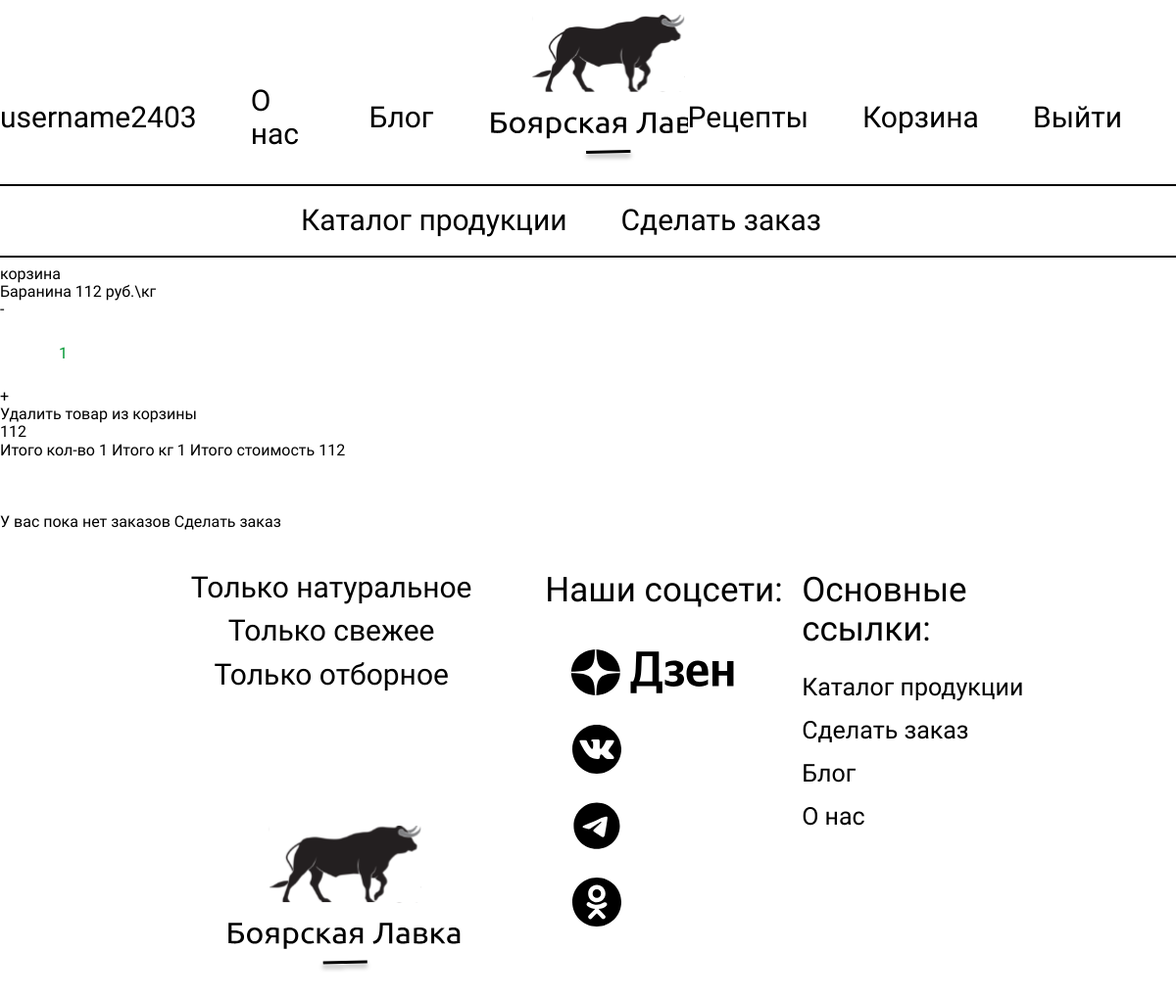
/lk (signed in), run on an earlier commit of the app's database.
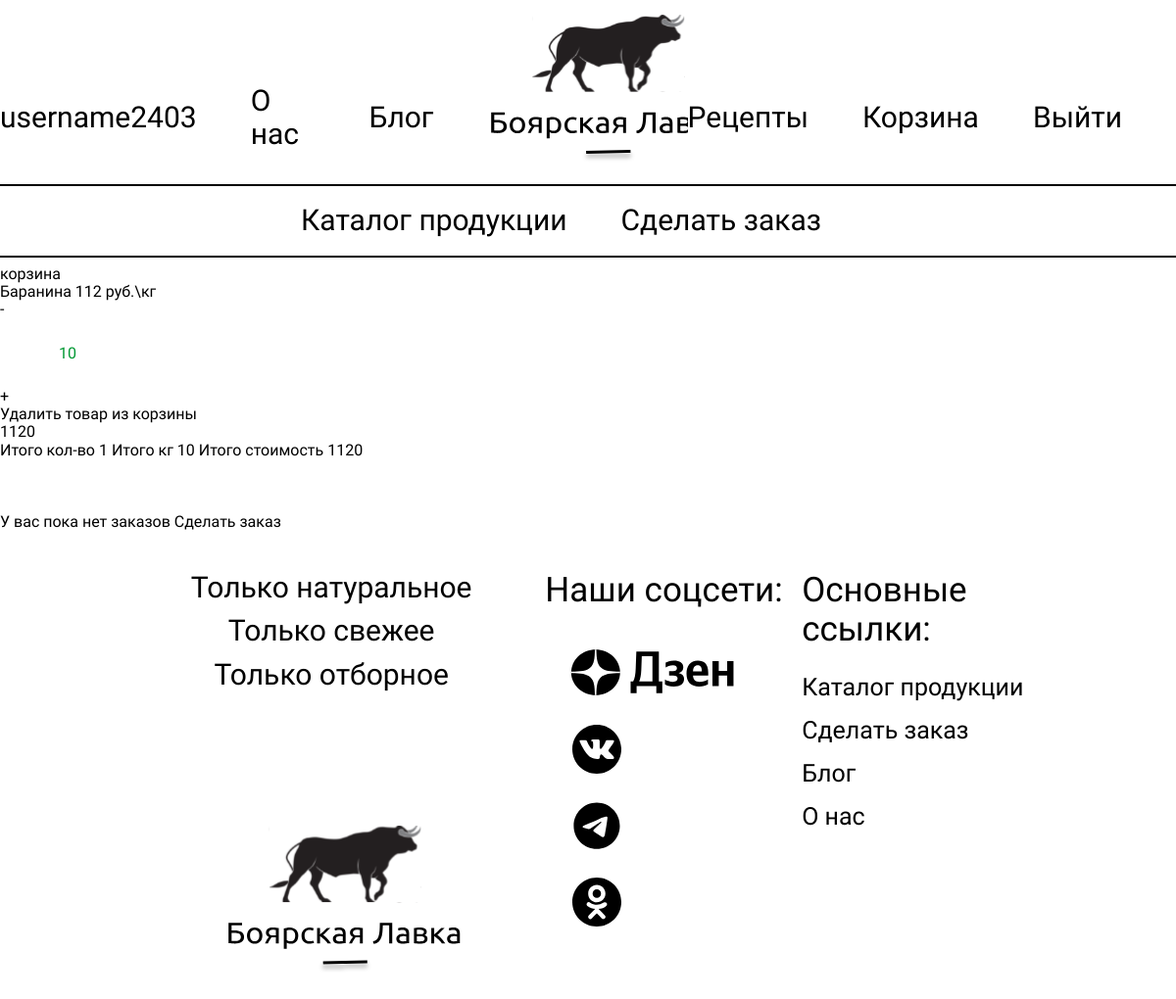
And on a later commit of the database.
### butcher_shop_app/models.py (models this page shows)
class GoodsInShoppingCart(models.Model):
    user = models.ForeignKey(User, on_delete=models.CASCADE)
    product = models.ForeignKey(Product, on_delete=models.CASCADE)
    count = models.PositiveIntegerField(default=0, null=True)
    def cost(self):
        return self.product.cost
    def total_cost(self):
        if self.count:
            return self.product.cost * self.count
        return None

class Product(models.Model):
    name = models.CharField(max_length=200)
    cost = models.PositiveIntegerField()
    category_name = models.ManyToManyField(ProductCategories, default="Вне категорий")
    preview = RichTextField(default="Без описания", max_length=500)
    description = RichTextField(default="Без описания")
    image = models.ImageField(upload_to='img', default="img/1.png")
    def __str__(self):
        return self.name

### butcher_shop_app/views.py (the view)
# urls.py: path("lk", lk_view, name="lk"),
@login_required(login_url='http://127.0.0.1:8000/login')
def lk_view(request):
    context = {}
    context.update(get_cart_sum_count_kgs(request))
    cart = GoodsInShoppingCart.objects.filter(user=request.user)
    context["cart"] = cart
    context["cart_len"] = len(cart)
    orders = Order.objects.filter(user=request.user)
    context["orders"] = orders
    context["orders_len"] = len(orders)
    return render(request, "butcher_shop_app/lk.html", context)

### butcher_shop_app/views.py (called while the page is built, shortened)
def get_cart_sum_count_kgs(request):
    cart_info = {}
    products_count_kg = 0
    total_cost = 0
    count = 0
    if request.user.is_authenticated:
        cart = GoodsInShoppingCart.objects.filter(user=request.user)
        for product in cart:
            count += 1
            products_count_kg += product.count
            total_cost += products_count_kg * product.product.cost
    cart_info["products_count_kg"] = products_count_kg
    cart_info["total_cost"] = total_cost
    cart_info["product_count"] = count
    return cart_info

### butcher_shop_app/Templates/butcher_shop_app/lk.html (shortened to what this page needs)
{% extends 'butcher_shop_app/base.html' %}
{% block content %}
корзина
{% include "butcher_shop_app/cart_base.html" %}
<br>
<br>
<br>
{% if orders_len == 0 %}
<span>У вас пока нет заказов </span>
<a href="http://127.0.0.1:8000/order_create">Сделать заказ</a>
{% endif %}
{% endblock %}

### butcher_shop_app/Templates/butcher_shop_app/cart_base.html (shortened to what this page needs)
{% for product in cart %}
<br>
<div>
    {{product.product}}
    {{product.cost}} руб.\кг
    <form method="post">
        <button type="submit">-</button>
    </form>
    <form method="post">
        <input name="goods_count" type="number" min="1" value="{{product.count}}">
    </form>
    <form method="post">
        <button type="submit">+</button>
    </form>
    <form method="post">
        <button type="submit">Удалить товар из корзины</button>
    </form>
    {{product.total_cost}}
</div>
{% endfor %}
<div>
   Итого кол-во {{product_count}}
    Итого кг {{products_count_kg}}
    Итого стоимость {{total_cost}}
</div>

What changed in the data, as far as the page shows it:
changed GoodsInShoppingCart "Баранина": goods_count "1" → "10"; total_cost "112" → "1120"
Also different on the page:
{{ products_count_kg }}: "1" → "10"
{{ total_cost }}: "112" → "1120"
